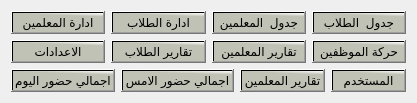
         <widget class="QWidget" name="tab_177">
          <attribute name="title">
           <string>الرئيسية</string>
          </attribute>
          <layout class="QVBoxLayout" name="verticalLayout_12">
           <item>
            <layout class="QGridLayout" name="gridLayout_93">
             <item row="1" column="0">
              <layout class="QHBoxLayout" name="horizontalLayout_2">
               <item>
                <layout class="QHBoxLayout" name="horizontalLayout_165">
                 <item>
                  <widget class="QPushButton" name="pushButton_205">
                   <property name="sizePolicy">
                    <sizepolicy hsizetype="Ignored" vsizetype="Fixed">
                     <horstretch>0</horstretch>
                     <verstretch>0</verstretch>
                    </sizepolicy>
                   </property>
                   <property name="maximumSize">
                    <size>
                     <width>300</width>
                     <height>300</height>
                    </size>
                   </property>
                   <property name="contextMenuPolicy">
                    <enum>Qt::NoContextMenu</enum>
                   </property>
                   <property name="layoutDirection">
                    <enum>Qt::LeftToRight</enum>
                   </property>
                   <property name="styleSheet">
                    <string notr="true">background-color: qlineargradient(spread:pad, x1:0.964478, y1:0.193, x2:1, y2:0, stop:0 rgba(191, 194, 181, 255), stop:1 rgba(255, 255, 255, 255));
  font: 75 15pt &quot;Motken K Sina&quot;;
color:rgb(0, 0, 0)</string>
                   </property>
                   <property name="text">
                    <string>الاعدادات</string>
                   </property>
                   <property name="icon">
                    <iconset>
                     <normaloff>icons/settings.png</normaloff>icons/settings.png</iconset>
                   </property>
                   <property name="iconSize">
                    <size>
                     <width>80</width>
                     <height>80</height>
                    </size>
                   </property>
                  </widget>
                 </item>
                </layout>
               </item>
               <item>
                <layout class="QHBoxLayout" name="horizontalLayout_164">
                 <item>
                  <widget class="QPushButton" name="pushButton_214">
                   <property name="maximumSize">
                    <size>
                     <width>300</width>
                     <height>300</height>
                    </size>
                   </property>
                   <property name="layoutDirection">
                    <enum>Qt::LeftToRight</enum>
                   </property>
                   <property name="styleSheet">
                    <string notr="true">background-color: qlineargradient(spread:pad, x1:0.964478, y1:0.193, x2:1, y2:0, stop:0 rgba(191, 194, 181, 255), stop:1 rgba(255, 255, 255, 255));
  font: 75 15pt &quot;Motken K Sina&quot;;
color:rgb(0, 0, 0)</string>
                   </property>
                   <property name="text">
                    <string>تقارير الطلاب</string>
                   </property>
                   <property name="icon">
                    <iconset>
                     <normaloff>icons/تحرير.svg</normaloff>icons/تحرير.svg</iconset>
                   </property>
                   <property name="iconSize">
                    <size>
                     <width>80</width>
                     <height>80</height>
                    </size>
                   </property>
                  </widget>
                 </item>
                </layout>
               </item>
               <item>
                <layout class="QHBoxLayout" name="horizontalLayout_163">
                 <item>
                  <widget class="QPushButton" name="pushButton_203">
                   <property name="maximumSize">
                    <size>
                     <width>300</width>
                     <height>300</height>
                    </size>
                   </property>
                   <property name="layoutDirection">
                    <enum>Qt::LeftToRight</enum>
                   </property>
                   <property name="styleSheet">
                    <string notr="true">background-color: qlineargradient(spread:pad, x1:0.964478, y1:0.193, x2:1, y2:0, stop:0 rgba(191, 194, 181, 255), stop:1 rgba(255, 255, 255, 255));
  font: 75 15pt &quot;Motken K Sina&quot;;
color:rgb(0, 0, 0)</string>
                   </property>
                   <property name="text">
                    <string>تقارير المعلمين</string>
                   </property>
                   <property name="icon">
                    <iconset>
                     <normaloff>icons/ارشيف.svg</normaloff>icons/ارشيف.svg</iconset>
                   </property>
                   <property name="iconSize">
                    <size>
                     <width>80</width>
                     <height>80</height>
                    </size>
                   </property>
                  </widget>
                 </item>
                </layout>
               </item>
               <item>
                <layout class="QGridLayout" name="gridLayout_95">
                 <item row="0" column="0">
                  <widget class="QPushButton" name="pushButton_202">
                   <property name="maximumSize">
                    <size>
                     <width>300</width>
                     <height>300</height>
                    </size>
                   </property>
                   <property name="layoutDirection">
                    <enum>Qt::LeftToRight</enum>
                   </property>
                   <property name="styleSheet">
                    <string notr="true">background-color: qlineargradient(spread:pad, x1:0.964478, y1:0.193, x2:1, y2:0, stop:0 rgba(191, 194, 181, 255), stop:1 rgba(255, 255, 255, 255));
  font: 75 15pt &quot;Motken K Sina&quot;;
color:rgb(0, 0, 0)</string>
                   </property>
                   <property name="text">
                    <string>حركة الموظفين</string>
                   </property>
                   <property name="icon">
                    <iconset>
                     <normaloff>icons/حركة موظف.svg</normaloff>icons/حركة موظف.svg</iconset>
                   </property>
                   <property name="iconSize">
                    <size>
                     <width>100</width>
                     <height>100</height>
                    </size>
                   </property>
                   <property name="autoExclusive">
                    <bool>false</bool>
                   </property>
                  </widget>
                 </item>
                </layout>
               </item>
              </layout>
             </item>
             <item row="0" column="0">
              <layout class="QGridLayout" name="gridLayout_96">
               <item row="0" column="0">
                <layout class="QVBoxLayout" name="verticalLayout_2">
                 <item>
                  <widget class="QPushButton" name="pushButton_206">
                   <property name="maximumSize">
                    <size>
                     <width>300</width>
                     <height>300</height>
                    </size>
                   </property>
                   <property name="sizeIncrement">
                    <size>
                     <width>300</width>
                     <height>300</height>
                    </size>
                   </property>
                   <property name="layoutDirection">
                    <enum>Qt::LeftToRight</enum>
                   </property>
                   <property name="styleSheet">
                    <string notr="true">background-color: qlineargradient(spread:pad, x1:0.964478, y1:0.193, x2:1, y2:0, stop:0 rgba(191, 194, 181, 255), stop:1 rgba(255, 255, 255, 255));
  font: 75 15pt &quot;Motken K Sina&quot;;
color:rgb(0, 0, 0)</string>
                   </property>
                   <property name="text">
                    <string>ادارة المعلمين</string>
                   </property>
                   <property name="icon">
                    <iconset>
                     <normaloff>icons/معلم.svg</normaloff>icons/معلم.svg</iconset>
                   </property>
                   <property name="iconSize">
                    <size>
                     <width>100</width>
                     <height>100</height>
                    </size>
                   </property>
                  </widget>
                 </item>
                </layout>
               </item>
               <item row="0" column="1">
                <layout class="QHBoxLayout" name="horizontalLayout_167">
                 <item>
                  <widget class="QPushButton" name="pushButton_207">
                   <property name="maximumSize">
                    <size>
                     <width>300</width>
                     <height>300</height>
                    </size>
                   </property>
                   <property name="sizeIncrement">
                    <size>
                     <width>50</width>
                     <height>50</height>
                    </size>
                   </property>
                   <property name="baseSize">
                    <size>
                     <width>50</width>
                     <height>50</height>
                    </size>
                   </property>
                   <property name="whatsThis">
                    <string>&lt;html&gt;&lt;head/&gt;&lt;body&gt;&lt;pre style=&quot; margin-top:0px; margin-bottom:0px; margin-left:14px; margin-right:0px; -qt-block-indent:0; text-indent:0px;&quot;&gt;&lt;span style=&quot; font-family:'Courier New'; font-size:13px; color:#0c0d0e;&quot;&gt;![a busy cat](https://cdn.sstatic.net/Sites/stackoverflow/Img/error-lolcat-problemz.jpg)&lt;/span&gt;&lt;/pre&gt;&lt;pre style=&quot; margin-top:0px; margin-bottom:0px; margin-left:14px; margin-right:0px; -qt-block-indent:0; text-indent:0px;&quot;&gt;&lt;span style=&quot; font-family:'Courier New'; font-size:13px; color:#0c0d0e;&quot;&gt;![two muppets][1]&lt;/span&gt;&lt;/pre&gt;&lt;pre style=&quot;-qt-paragraph-type:empty; margin-top:0px; margin-bottom:0px; margin-left:14px; margin-right:0px; -qt-block-indent:0; text-indent:0px; font-family:'Courier New'; font-size:13px; color:#0c0d0e;&quot;&gt;&lt;br/&gt;&lt;/pre&gt;&lt;pre style=&quot; margin-top:0px; margin-bottom:16px; margin-left:14px; margin-right:0px; -qt-block-indent:0; text-indent:0px;&quot;&gt;&lt;span style=&quot; font-family:'Courier New'; font-size:13px; color:#0c0d0e;&quot;&gt; [1]: https://i.imgur.com/I5DFV.jpg &amp;quot;tooltip&amp;quot;&lt;/span&gt;&lt;/pre&gt;&lt;/body&gt;&lt;/html&gt;</string>
                   </property>
                   <property name="layoutDirection">
                    <enum>Qt::LeftToRight</enum>
                   </property>
                   <property name="styleSheet">
                    <string notr="true">background-color: qlineargradient(spread:pad, x1:0.964478, y1:0.193, x2:1, y2:0, stop:0 rgba(191, 194, 181, 255), stop:1 rgba(255, 255, 255, 255));
  font: 75 15pt &quot;Motken K Sina&quot;;
color:rgb(0, 0, 0)</string>
                   </property>
                   <property name="text">
                    <string>ادارة الطلاب</string>
                   </property>
                   <property name="icon">
                    <iconset>
                     <normaloff>icons/طالب.svg</normaloff>icons/طالب.svg</iconset>
                   </property>
                   <property name="iconSize">
                    <size>
                     <width>100</width>
                     <height>100</height>
                    </size>
                   </property>
                  </widget>
                 </item>
                </layout>
               </item>
               <item row="0" column="2">
                <layout class="QVBoxLayout" name="verticalLayout_106">
                 <item>
                  <widget class="QPushButton" name="pushButton_208">
                   <property name="maximumSize">
                    <size>
                     <width>300</width>
                     <height>300</height>
                    </size>
                   </property>
                   <property name="layoutDirection">
                    <enum>Qt::LeftToRight</enum>
                   </property>
                   <property name="styleSheet">
                    <string notr="true">background-color: qlineargradient(spread:pad, x1:0.964478, y1:0.193, x2:1, y2:0, stop:0 rgba(191, 194, 181, 255), stop:1 rgba(255, 255, 255, 255));
  font: 75 15pt &quot;Motken K Sina&quot;;
color:rgb(0, 0, 0)</string>
                   </property>
                   <property name="text">
                    <string>جدول  المعلمين</string>
                   </property>
                   <property name="icon">
                    <iconset>
                     <normaloff>icons/جدول.svg</normaloff>icons/جدول.svg</iconset>
                   </property>
                   <property name="iconSize">
                    <size>
                     <width>80</width>
                     <height>80</height>
                    </size>
                   </property>
                   <property name="flat">
                    <bool>false</bool>
                   </property>
                  </widget>
                 </item>
                </layout>
               </item>
               <item row="0" column="3">
                <layout class="QHBoxLayout" name="horizontalLayout_168">
                 <item>
                  <widget class="QPushButton" name="pushButton_209">
                   <property name="maximumSize">
                    <size>
                     <width>300</width>
                     <height>300</height>
                    </size>
                   </property>
                   <property name="contextMenuPolicy">
                    <enum>Qt::NoContextMenu</enum>
                   </property>
                   <property name="layoutDirection">
                    <enum>Qt::LeftToRight</enum>
                   </property>
                   <property name="styleSheet">
                    <string notr="true">background-color: qlineargradient(spread:pad, x1:0.964478, y1:0.193, x2:1, y2:0, stop:0 rgba(191, 194, 181, 255), stop:1 rgba(255, 255, 255, 255));
  font: 75 15pt &quot;Motken K Sina&quot;;
color:rgb(0, 0, 0)</string>
                   </property>
                   <property name="text">
                    <string>جدول  الطلاب</string>
                   </property>
                   <property name="icon">
                    <iconset>
                     <normaloff>icons/جدول.svg</normaloff>icons/جدول.svg</iconset>
                   </property>
                   <property name="iconSize">
                    <size>
                     <width>80</width>
                     <height>80</height>
                    </size>
                   </property>
                  </widget>
                 </item>
                </layout>
               </item>
              </layout>
             </item>
             <item row="2" column="0">
              <layout class="QHBoxLayout" name="horizontalLayout">
               <item>
                <widget class="QPushButton" name="pushButton_210">
                 <property name="maximumSize">
                  <size>
                   <width>300</width>
                   <height>300</height>
                  </size>
                 </property>
                 <property name="contextMenuPolicy">
                  <enum>Qt::NoContextMenu</enum>
                 </property>
                 <property name="layoutDirection">
                  <enum>Qt::LeftToRight</enum>
                 </property>
                 <property name="styleSheet">
                  <string notr="true">background-color: qlineargradient(spread:pad, x1:0.964478, y1:0.193, x2:1, y2:0, stop:0 rgba(191, 194, 181, 255), stop:1 rgba(255, 255, 255, 255));
  font: 75 15pt &quot;Motken K Sina&quot;;
color:rgb(0, 0, 0)</string>
                 </property>
                 <property name="text">
                  <string>اجمالي حضور اليوم</string>
                 </property>
                 <property name="iconSize">
                  <size>
                   <width>100</width>
                   <height>100</height>
                  </size>
                 </property>
                </widget>
               </item>
               <item>
                <widget class="QPushButton" name="pushButton_211">
                 <property name="maximumSize">
                  <size>
                   <width>300</width>
                   <height>300</height>
                  </size>
                 </property>
                 <property name="contextMenuPolicy">
                  <enum>Qt::NoContextMenu</enum>
                 </property>
                 <property name="layoutDirection">
                  <enum>Qt::LeftToRight</enum>
                 </property>
                 <property name="styleSheet">
                  <string notr="true">background-color: qlineargradient(spread:pad, x1:0.964478, y1:0.193, x2:1, y2:0, stop:0 rgba(191, 194, 181, 255), stop:1 rgba(255, 255, 255, 255));
  font: 75 15pt &quot;Motken K Sina&quot;;
color:rgb(0, 0, 0)</string>
                 </property>
                 <property name="text">
                  <string>اجمالي حضور الامس</string>
                 </property>
                 <property name="iconSize">
                  <size>
                   <width>100</width>
                   <height>100</height>
                  </size>
                 </property>
                </widget>
               </item>
               <item>
                <widget class="QPushButton" name="pushButton_204">
                 <property name="maximumSize">
                  <size>
                   <width>300</width>
                   <height>300</height>
                  </size>
                 </property>
                 <property name="layoutDirection">
                  <enum>Qt::LeftToRight</enum>
                 </property>
                 <property name="styleSheet">
                  <string notr="true">background-color: qlineargradient(spread:pad, x1:0.964478, y1:0.193, x2:1, y2:0, stop:0 rgba(191, 194, 181, 255), stop:1 rgba(255, 255, 255, 255));
  font: 75 15pt &quot;Motken K Sina&quot;;
color:rgb(0, 0, 0)</string>
                 </property>
                 <property name="text">
                  <string>تقارير المعلمين</string>
                 </property>
                 <property name="icon">
                  <iconset>
                   <normaloff>icons/ارشيف.svg</normaloff>icons/ارشيف.svg</iconset>
                 </property>
                 <property name="iconSize">
                  <size>
                   <width>80</width>
                   <height>80</height>
                  </size>
                 </property>
                </widget>
               </item>
               <item>
                <widget class="QPushButton" name="pushButton_213">
                 <property name="maximumSize">
                  <size>
                   <width>300</width>
                   <height>300</height>
                  </size>
                 </property>
                 <property name="layoutDirection">
                  <enum>Qt::LeftToRight</enum>
                 </property>
                 <property name="styleSheet">
                  <string notr="true">background-color: qlineargradient(spread:pad, x1:0.964478, y1:0.193, x2:1, y2:0, stop:0 rgba(191, 194, 181, 255), stop:1 rgba(255, 255, 255, 255));
  font: 75 15pt &quot;Motken K Sina&quot;;
color:rgb(0, 0, 0)</string>
                 </property>
                 <property name="text">
                  <string>المستخدم</string>
                 </property>
                 <property name="icon">
                  <iconset>
                   <normaloff>icons/users3.svg</normaloff>icons/users3.svg</iconset>
                 </property>
                 <property name="iconSize">
                  <size>
                   <width>100</width>
                   <height>100</height>
                  </size>
                 </property>
                </widget>
               </item>
              </layout>
             </item>
            </layout>
           </item>
          </layout>
         </widget>
